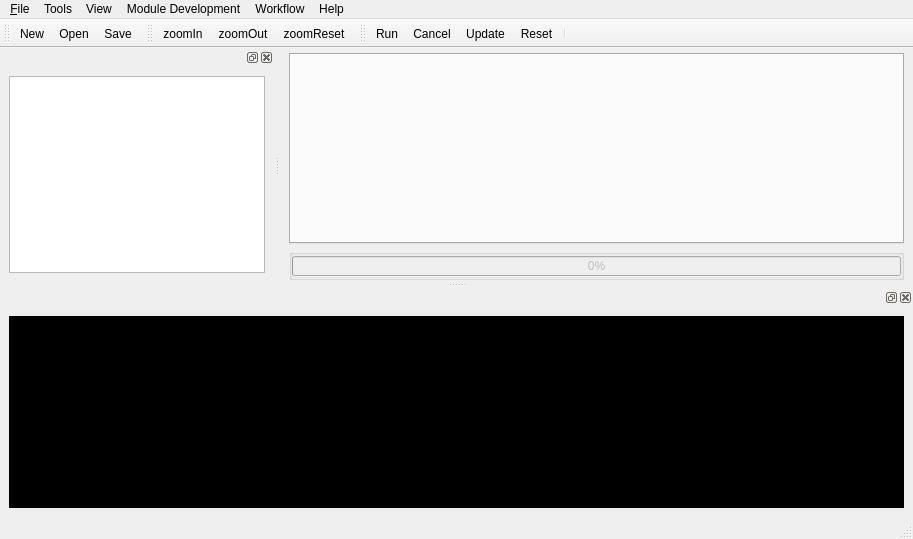
<?xml version="1.0" encoding="UTF-8"?>
<ui version="4.0">
 <class>DMMainWindow</class>
 <widget class="QMainWindow" name="DMMainWindow">
  <property name="geometry">
   <rect>
    <x>0</x>
    <y>0</y>
    <width>913</width>
    <height>539</height>
   </rect>
  </property>
  <property name="sizePolicy">
   <sizepolicy hsizetype="Preferred" vsizetype="Preferred">
    <horstretch>0</horstretch>
    <verstretch>0</verstretch>
   </sizepolicy>
  </property>
  <property name="minimumSize">
   <size>
    <width>0</width>
    <height>0</height>
   </size>
  </property>
  <property name="windowTitle">
   <string>DynaMind</string>
  </property>
  <property name="windowIcon">
   <iconset resource="../dynamind-modelbuilder/icons.qrc">
    <normaloff>:/Icons/ressources/dynamind-icon.png</normaloff>:/Icons/ressources/dynamind-icon.png</iconset>
  </property>
  <property name="documentMode">
   <bool>false</bool>
  </property>
  <property name="unifiedTitleAndToolBarOnMac">
   <bool>false</bool>
  </property>
  <widget class="QWidget" name="centralwidget">
   <layout class="QVBoxLayout" name="verticalLayout_2">
    <property name="spacing">
     <number>5</number>
    </property>
    <property name="leftMargin">
     <number>9</number>
    </property>
    <property name="topMargin">
     <number>5</number>
    </property>
    <property name="rightMargin">
     <number>9</number>
    </property>
    <property name="bottomMargin">
     <number>2</number>
    </property>
    <item>
     <widget class="QWidget" name="widget_2" native="true">
      <layout class="QHBoxLayout" name="horizontalLayout_3">
       <property name="leftMargin">
        <number>0</number>
       </property>
       <property name="topMargin">
        <number>0</number>
       </property>
       <property name="rightMargin">
        <number>0</number>
       </property>
       <property name="bottomMargin">
        <number>0</number>
       </property>
       <item>
        <widget class="QTabWidget" name="tabWidget_modelview">
         <property name="tabPosition">
          <enum>QTabWidget::North</enum>
         </property>
         <property name="currentIndex">
          <number>-1</number>
         </property>
         <property name="usesScrollButtons">
          <bool>true</bool>
         </property>
         <property name="documentMode">
          <bool>false</bool>
         </property>
         <property name="tabsClosable">
          <bool>true</bool>
         </property>
         <property name="movable">
          <bool>true</bool>
         </property>
         <property name="tabBarAutoHide">
          <bool>false</bool>
         </property>
        </widget>
       </item>
      </layout>
     </widget>
    </item>
    <item>
     <widget class="QGroupBox" name="groupBox">
      <property name="title">
       <string/>
      </property>
      <layout class="QHBoxLayout" name="horizontalLayout">
       <property name="leftMargin">
        <number>0</number>
       </property>
       <property name="topMargin">
        <number>0</number>
       </property>
       <property name="rightMargin">
        <number>0</number>
       </property>
       <property name="bottomMargin">
        <number>0</number>
       </property>
       <item>
        <widget class="QProgressBar" name="progressBar">
         <property name="enabled">
          <bool>false</bool>
         </property>
         <property name="sizePolicy">
          <sizepolicy hsizetype="Expanding" vsizetype="Preferred">
           <horstretch>0</horstretch>
           <verstretch>0</verstretch>
          </sizepolicy>
         </property>
         <property name="maximumSize">
          <size>
           <width>16777215</width>
           <height>20</height>
          </size>
         </property>
         <property name="value">
          <number>0</number>
         </property>
         <property name="textVisible">
          <bool>true</bool>
         </property>
         <property name="invertedAppearance">
          <bool>false</bool>
         </property>
        </widget>
       </item>
      </layout>
     </widget>
    </item>
   </layout>
  </widget>
  <widget class="QMenuBar" name="menubar">
   <property name="geometry">
    <rect>
     <x>0</x>
     <y>0</y>
     <width>913</width>
     <height>22</height>
    </rect>
   </property>
   <widget class="QMenu" name="menuSimulation">
    <property name="title">
     <string>&amp;File</string>
    </property>
    <addaction name="actionNew"/>
    <addaction name="actionOpen"/>
    <addaction name="actionSave"/>
    <addaction name="actionSaveAs"/>
    <addaction name="actionRun"/>
   </widget>
   <widget class="QMenu" name="menuTools">
    <property name="title">
     <string>Tools</string>
    </property>
    <addaction name="actionImport"/>
    <addaction name="separator"/>
    <addaction name="actionPreferences"/>
   </widget>
   <widget class="QMenu" name="menuView">
    <property name="title">
     <string>View</string>
    </property>
    <addaction name="actionZoomIn"/>
    <addaction name="actionZoomOut"/>
    <addaction name="actionZoomReset"/>
   </widget>
   <widget class="QMenu" name="menuModuleDevelopment">
    <property name="title">
     <string>Module Development</string>
    </property>
    <addaction name="actionReload_Modules"/>
   </widget>
   <widget class="QMenu" name="menuHelp">
    <property name="title">
     <string>Help</string>
    </property>
    <addaction name="actionShow_Help"/>
    <addaction name="actionAbout"/>
   </widget>
   <widget class="QMenu" name="menuWorkflow">
    <property name="title">
     <string>Workflow</string>
    </property>
    <addaction name="actionAnalysis"/>
   </widget>
   <addaction name="menuSimulation"/>
   <addaction name="menuTools"/>
   <addaction name="menuView"/>
   <addaction name="menuModuleDevelopment"/>
   <addaction name="menuWorkflow"/>
   <addaction name="menuHelp"/>
  </widget>
  <widget class="QStatusBar" name="statusbar"/>
  <widget class="QDockWidget" name="dockWidget_2">
   <attribute name="dockWidgetArea">
    <number>8</number>
   </attribute>
   <widget class="QWidget" name="dockWidgetContents_2">
    <layout class="QHBoxLayout" name="horizontalLayout_2">
     <item>
      <layout class="QVBoxLayout" name="verticalLayout_3">
       <property name="spacing">
        <number>0</number>
       </property>
       <item>
        <widget class="QWidget" name="widget" native="true">
         <layout class="QVBoxLayout" name="verticalLayout_4">
          <property name="spacing">
           <number>0</number>
          </property>
          <property name="leftMargin">
           <number>0</number>
          </property>
          <property name="topMargin">
           <number>0</number>
          </property>
          <property name="rightMargin">
           <number>0</number>
          </property>
          <property name="bottomMargin">
           <number>0</number>
          </property>
          <item>
           <widget class="QTextEdit" name="log_widget">
            <property name="palette">
             <palette>
              <active>
               <colorrole role="WindowText">
                <brush brushstyle="SolidPattern">
                 <color alpha="255">
                  <red>255</red>
                  <green>255</green>
                  <blue>255</blue>
                 </color>
                </brush>
               </colorrole>
               <colorrole role="Button">
                <brush brushstyle="SolidPattern">
                 <color alpha="255">
                  <red>0</red>
                  <green>0</green>
                  <blue>0</blue>
                 </color>
                </brush>
               </colorrole>
               <colorrole role="Light">
                <brush brushstyle="SolidPattern">
                 <color alpha="255">
                  <red>0</red>
                  <green>0</green>
                  <blue>0</blue>
                 </color>
                </brush>
               </colorrole>
               <colorrole role="Midlight">
                <brush brushstyle="SolidPattern">
                 <color alpha="255">
                  <red>0</red>
                  <green>0</green>
                  <blue>0</blue>
                 </color>
                </brush>
               </colorrole>
               <colorrole role="Dark">
                <brush brushstyle="SolidPattern">
                 <color alpha="255">
                  <red>0</red>
                  <green>0</green>
                  <blue>0</blue>
                 </color>
                </brush>
               </colorrole>
               <colorrole role="Mid">
                <brush brushstyle="SolidPattern">
                 <color alpha="255">
                  <red>0</red>
                  <green>0</green>
                  <blue>0</blue>
                 </color>
                </brush>
               </colorrole>
               <colorrole role="Text">
                <brush brushstyle="SolidPattern">
                 <color alpha="255">
                  <red>255</red>
                  <green>255</green>
                  <blue>255</blue>
                 </color>
                </brush>
               </colorrole>
               <colorrole role="BrightText">
                <brush brushstyle="SolidPattern">
                 <color alpha="255">
                  <red>255</red>
                  <green>255</green>
                  <blue>255</blue>
                 </color>
                </brush>
               </colorrole>
               <colorrole role="ButtonText">
                <brush brushstyle="SolidPattern">
                 <color alpha="255">
                  <red>255</red>
                  <green>255</green>
                  <blue>255</blue>
                 </color>
                </brush>
               </colorrole>
               <colorrole role="Base">
                <brush brushstyle="SolidPattern">
                 <color alpha="255">
                  <red>0</red>
                  <green>0</green>
                  <blue>0</blue>
                 </color>
                </brush>
               </colorrole>
               <colorrole role="Window">
                <brush brushstyle="SolidPattern">
                 <color alpha="255">
                  <red>0</red>
                  <green>0</green>
                  <blue>0</blue>
                 </color>
                </brush>
               </colorrole>
               <colorrole role="Shadow">
                <brush brushstyle="SolidPattern">
                 <color alpha="255">
                  <red>0</red>
                  <green>0</green>
                  <blue>0</blue>
                 </color>
                </brush>
               </colorrole>
               <colorrole role="AlternateBase">
                <brush brushstyle="SolidPattern">
                 <color alpha="255">
                  <red>0</red>
                  <green>0</green>
                  <blue>0</blue>
                 </color>
                </brush>
               </colorrole>
               <colorrole role="ToolTipBase">
                <brush brushstyle="SolidPattern">
                 <color alpha="255">
                  <red>255</red>
                  <green>255</green>
                  <blue>220</blue>
                 </color>
                </brush>
               </colorrole>
               <colorrole role="ToolTipText">
                <brush brushstyle="SolidPattern">
                 <color alpha="255">
                  <red>0</red>
                  <green>0</green>
                  <blue>0</blue>
                 </color>
                </brush>
               </colorrole>
              </active>
              <inactive>
               <colorrole role="WindowText">
                <brush brushstyle="SolidPattern">
                 <color alpha="255">
                  <red>255</red>
                  <green>255</green>
                  <blue>255</blue>
                 </color>
                </brush>
               </colorrole>
               <colorrole role="Button">
                <brush brushstyle="SolidPattern">
                 <color alpha="255">
                  <red>0</red>
                  <green>0</green>
                  <blue>0</blue>
                 </color>
                </brush>
               </colorrole>
               <colorrole role="Light">
                <brush brushstyle="SolidPattern">
                 <color alpha="255">
                  <red>0</red>
                  <green>0</green>
                  <blue>0</blue>
                 </color>
                </brush>
               </colorrole>
               <colorrole role="Midlight">
                <brush brushstyle="SolidPattern">
                 <color alpha="255">
                  <red>0</red>
                  <green>0</green>
                  <blue>0</blue>
                 </color>
                </brush>
               </colorrole>
               <colorrole role="Dark">
                <brush brushstyle="SolidPattern">
                 <color alpha="255">
                  <red>0</red>
                  <green>0</green>
                  <blue>0</blue>
                 </color>
                </brush>
               </colorrole>
               <colorrole role="Mid">
                <brush brushstyle="SolidPattern">
                 <color alpha="255">
                  <red>0</red>
                  <green>0</green>
                  <blue>0</blue>
                 </color>
                </brush>
               </colorrole>
               <colorrole role="Text">
                <brush brushstyle="SolidPattern">
                 <color alpha="255">
                  <red>255</red>
                  <green>255</green>
                  <blue>255</blue>
                 </color>
                </brush>
               </colorrole>
               <colorrole role="BrightText">
                <brush brushstyle="SolidPattern">
                 <color alpha="255">
                  <red>255</red>
                  <green>255</green>
                  <blue>255</blue>
                 </color>
                </brush>
               </colorrole>
               <colorrole role="ButtonText">
                <brush brushstyle="SolidPattern">
                 <color alpha="255">
                  <red>255</red>
                  <green>255</green>
                  <blue>255</blue>
                 </color>
                </brush>
               </colorrole>
               <colorrole role="Base">
                <brush brushstyle="SolidPattern">
                 <color alpha="255">
                  <red>0</red>
                  <green>0</green>
                  <blue>0</blue>
                 </color>
                </brush>
               </colorrole>
               <colorrole role="Window">
                <brush brushstyle="SolidPattern">
                 <color alpha="255">
                  <red>0</red>
                  <green>0</green>
                  <blue>0</blue>
                 </color>
                </brush>
               </colorrole>
               <colorrole role="Shadow">
                <brush brushstyle="SolidPattern">
                 <color alpha="255">
                  <red>0</red>
                  <green>0</green>
                  <blue>0</blue>
                 </color>
                </brush>
               </colorrole>
               <colorrole role="AlternateBase">
                <brush brushstyle="SolidPattern">
                 <color alpha="255">
                  <red>0</red>
                  <green>0</green>
                  <blue>0</blue>
                 </color>
                </brush>
               </colorrole>
               <colorrole role="ToolTipBase">
                <brush brushstyle="SolidPattern">
                 <color alpha="255">
                  <red>255</red>
                  <green>255</green>
                  <blue>220</blue>
                 </color>
                </brush>
               </colorrole>
               <colorrole role="ToolTipText">
                <brush brushstyle="SolidPattern">
                 <color alpha="255">
                  <red>0</red>
                  <green>0</green>
                  <blue>0</blue>
                 </color>
                </brush>
               </colorrole>
              </inactive>
              <disabled>
               <colorrole role="WindowText">
                <brush brushstyle="SolidPattern">
                 <color alpha="255">
                  <red>0</red>
                  <green>0</green>
                  <blue>0</blue>
                 </color>
                </brush>
               </colorrole>
               <colorrole role="Button">
                <brush brushstyle="SolidPattern">
                 <color alpha="255">
                  <red>0</red>
                  <green>0</green>
                  <blue>0</blue>
                 </color>
                </brush>
               </colorrole>
               <colorrole role="Light">
                <brush brushstyle="SolidPattern">
                 <color alpha="255">
                  <red>0</red>
                  <green>0</green>
                  <blue>0</blue>
                 </color>
                </brush>
               </colorrole>
               <colorrole role="Midlight">
                <brush brushstyle="SolidPattern">
                 <color alpha="255">
                  <red>0</red>
                  <green>0</green>
                  <blue>0</blue>
                 </color>
                </brush>
               </colorrole>
               <colorrole role="Dark">
                <brush brushstyle="SolidPattern">
                 <color alpha="255">
                  <red>0</red>
                  <green>0</green>
                  <blue>0</blue>
                 </color>
                </brush>
               </colorrole>
               <colorrole role="Mid">
                <brush brushstyle="SolidPattern">
                 <color alpha="255">
                  <red>0</red>
                  <green>0</green>
                  <blue>0</blue>
                 </color>
                </brush>
               </colorrole>
               <colorrole role="Text">
                <brush brushstyle="SolidPattern">
                 <color alpha="255">
                  <red>0</red>
                  <green>0</green>
                  <blue>0</blue>
                 </color>
                </brush>
               </colorrole>
               <colorrole role="BrightText">
                <brush brushstyle="SolidPattern">
                 <color alpha="255">
                  <red>255</red>
                  <green>255</green>
                  <blue>255</blue>
                 </color>
                </brush>
               </colorrole>
               <colorrole role="ButtonText">
                <brush brushstyle="SolidPattern">
                 <color alpha="255">
                  <red>0</red>
                  <green>0</green>
                  <blue>0</blue>
                 </color>
                </brush>
               </colorrole>
               <colorrole role="Base">
                <brush brushstyle="SolidPattern">
                 <color alpha="255">
                  <red>0</red>
                  <green>0</green>
                  <blue>0</blue>
                 </color>
                </brush>
               </colorrole>
               <colorrole role="Window">
                <brush brushstyle="SolidPattern">
                 <color alpha="255">
                  <red>0</red>
                  <green>0</green>
                  <blue>0</blue>
                 </color>
                </brush>
               </colorrole>
               <colorrole role="Shadow">
                <brush brushstyle="SolidPattern">
                 <color alpha="255">
                  <red>0</red>
                  <green>0</green>
                  <blue>0</blue>
                 </color>
                </brush>
               </colorrole>
               <colorrole role="AlternateBase">
                <brush brushstyle="SolidPattern">
                 <color alpha="255">
                  <red>0</red>
                  <green>0</green>
                  <blue>0</blue>
                 </color>
                </brush>
               </colorrole>
               <colorrole role="ToolTipBase">
                <brush brushstyle="SolidPattern">
                 <color alpha="255">
                  <red>255</red>
                  <green>255</green>
                  <blue>220</blue>
                 </color>
                </brush>
               </colorrole>
               <colorrole role="ToolTipText">
                <brush brushstyle="SolidPattern">
                 <color alpha="255">
                  <red>0</red>
                  <green>0</green>
                  <blue>0</blue>
                 </color>
                </brush>
               </colorrole>
              </disabled>
             </palette>
            </property>
            <property name="acceptDrops">
             <bool>false</bool>
            </property>
           </widget>
          </item>
         </layout>
        </widget>
       </item>
      </layout>
     </item>
    </layout>
   </widget>
  </widget>
  <widget class="QToolBar" name="toolBar">
   <property name="windowTitle">
    <string>toolBar</string>
   </property>
   <attribute name="toolBarArea">
    <enum>TopToolBarArea</enum>
   </attribute>
   <attribute name="toolBarBreak">
    <bool>false</bool>
   </attribute>
   <addaction name="actionNew"/>
   <addaction name="actionOpen"/>
   <addaction name="actionSave"/>
  </widget>
  <widget class="QToolBar" name="toolBar_2">
   <property name="windowTitle">
    <string>toolBar_2</string>
   </property>
   <attribute name="toolBarArea">
    <enum>TopToolBarArea</enum>
   </attribute>
   <attribute name="toolBarBreak">
    <bool>false</bool>
   </attribute>
   <addaction name="actionZoomIn"/>
   <addaction name="actionZoomOut"/>
   <addaction name="actionZoomReset"/>
  </widget>
  <widget class="QToolBar" name="toolBar_3">
   <property name="windowTitle">
    <string>toolBar_3</string>
   </property>
   <attribute name="toolBarArea">
    <enum>TopToolBarArea</enum>
   </attribute>
   <attribute name="toolBarBreak">
    <bool>false</bool>
   </attribute>
   <addaction name="actionRun"/>
   <addaction name="actionCancel"/>
   <addaction name="actionUpdate"/>
   <addaction name="actionReset"/>
   <addaction name="separator"/>
  </widget>
  <widget class="QDockWidget" name="dockWidget">
   <attribute name="dockWidgetArea">
    <number>1</number>
   </attribute>
   <widget class="QWidget" name="dockWidgetContents">
    <layout class="QVBoxLayout" name="verticalLayout">
     <item>
      <widget class="QTreeWidget" name="treeWidget">
       <property name="sizePolicy">
        <sizepolicy hsizetype="Expanding" vsizetype="Expanding">
         <horstretch>0</horstretch>
         <verstretch>0</verstretch>
        </sizepolicy>
       </property>
       <property name="frameShape">
        <enum>QFrame::StyledPanel</enum>
       </property>
       <property name="frameShadow">
        <enum>QFrame::Plain</enum>
       </property>
       <property name="lineWidth">
        <number>1</number>
       </property>
       <property name="dragEnabled">
        <bool>true</bool>
       </property>
       <attribute name="headerVisible">
        <bool>false</bool>
       </attribute>
       <attribute name="headerCascadingSectionResizes">
        <bool>false</bool>
       </attribute>
       <attribute name="headerHighlightSections">
        <bool>false</bool>
       </attribute>
       <column>
        <property name="text">
         <string notr="true">Modules</string>
        </property>
       </column>
      </widget>
     </item>
    </layout>
   </widget>
  </widget>
  <action name="actionRun">
   <property name="icon">
    <iconset resource="../dynamind-modelbuilder/icons.qrc">
     <normaloff>:/Icons/ressources/player_play.png</normaloff>:/Icons/ressources/player_play.png</iconset>
   </property>
   <property name="text">
    <string>Run</string>
   </property>
   <property name="toolTip">
    <string>Run Simulation</string>
   </property>
   <property name="shortcut">
    <string>Ctrl+R</string>
   </property>
  </action>
  <action name="actionPreferences">
   <property name="text">
    <string>Preferences</string>
   </property>
  </action>
  <action name="actionSaveAs">
   <property name="text">
    <string>Save As</string>
   </property>
   <property name="shortcut">
    <string>Ctrl+Shift+S</string>
   </property>
  </action>
  <action name="actionOpen">
   <property name="icon">
    <iconset resource="../dynamind-modelbuilder/icons.qrc">
     <normaloff>:/Icons/ressources/document-open.png</normaloff>:/Icons/ressources/document-open.png</iconset>
   </property>
   <property name="text">
    <string>&amp;Open</string>
   </property>
   <property name="shortcut">
    <string>Ctrl+O</string>
   </property>
  </action>
  <action name="actionSave">
   <property name="icon">
    <iconset resource="../dynamind-modelbuilder/icons.qrc">
     <normaloff>:/Icons/ressources/document-save.png</normaloff>:/Icons/ressources/document-save.png</iconset>
   </property>
   <property name="text">
    <string>&amp;Save</string>
   </property>
   <property name="shortcut">
    <string>Ctrl+S</string>
   </property>
  </action>
  <action name="actionNew">
   <property name="icon">
    <iconset resource="../dynamind-modelbuilder/icons.qrc">
     <normaloff>:/Icons/ressources/document-new.png</normaloff>:/Icons/ressources/document-new.png</iconset>
   </property>
   <property name="text">
    <string>&amp;New</string>
   </property>
   <property name="shortcut">
    <string>Ctrl+N</string>
   </property>
  </action>
  <action name="actionZoomIn">
   <property name="icon">
    <iconset resource="../dynamind-modelbuilder/icons.qrc">
     <normaloff>:/Icons/ressources/stock_zoom-in.png</normaloff>:/Icons/ressources/stock_zoom-in.png</iconset>
   </property>
   <property name="text">
    <string>zoomIn</string>
   </property>
   <property name="shortcut">
    <string>Ctrl++</string>
   </property>
  </action>
  <action name="actionZoomOut">
   <property name="icon">
    <iconset resource="../dynamind-modelbuilder/icons.qrc">
     <normaloff>:/Icons/ressources/stock_zoom-out.png</normaloff>:/Icons/ressources/stock_zoom-out.png</iconset>
   </property>
   <property name="text">
    <string>zoomOut</string>
   </property>
   <property name="shortcut">
    <string>Ctrl+-</string>
   </property>
  </action>
  <action name="actionZoomReset">
   <property name="icon">
    <iconset resource="../dynamind-modelbuilder/icons.qrc">
     <normaloff>:/Icons/ressources/stock_zoom-page.png</normaloff>:/Icons/ressources/stock_zoom-page.png</iconset>
   </property>
   <property name="text">
    <string>zoomReset</string>
   </property>
  </action>
  <action name="actionImport">
   <property name="text">
    <string>Import</string>
   </property>
  </action>
  <action name="actionEditor">
   <property name="text">
    <string>Editor</string>
   </property>
  </action>
  <action name="actionReload_Modules">
   <property name="text">
    <string>Reload Modules</string>
   </property>
  </action>
  <action name="actionUpdate">
   <property name="enabled">
    <bool>true</bool>
   </property>
   <property name="icon">
    <iconset resource="../dynamind-modelbuilder/icons.qrc">
     <normaloff>:/Icons/ressources/reload.png</normaloff>:/Icons/ressources/reload.png</iconset>
   </property>
   <property name="text">
    <string>Update</string>
   </property>
  </action>
  <action name="actionDyanMind">
   <property name="text">
    <string>About</string>
   </property>
  </action>
  <action name="actionAbout">
   <property name="text">
    <string>About</string>
   </property>
  </action>
  <action name="actionShow_Help">
   <property name="text">
    <string>Show Help</string>
   </property>
  </action>
  <action name="actionReset">
   <property name="icon">
    <iconset resource="../dynamind-modelbuilder/icons.qrc">
     <normaloff>:/Icons/ressources/edit-clear.png</normaloff>:/Icons/ressources/edit-clear.png</iconset>
   </property>
   <property name="text">
    <string>Reset</string>
   </property>
  </action>
  <action name="actionCancel">
   <property name="icon">
    <iconset resource="../dynamind-modelbuilder/icons.qrc">
     <normaloff>:/Icons/ressources/process-stop.png</normaloff>:/Icons/ressources/process-stop.png</iconset>
   </property>
   <property name="text">
    <string>Cancel</string>
   </property>
   <property name="toolTip">
    <string>Cancel</string>
   </property>
  </action>
  <action name="actionAnalysis">
   <property name="text">
    <string>Analysis</string>
   </property>
  </action>
 </widget>
 <resources>
  <include location="../dynamind-modelbuilder/icons.qrc"/>
 </resources>
 <connections/>
</ui>
